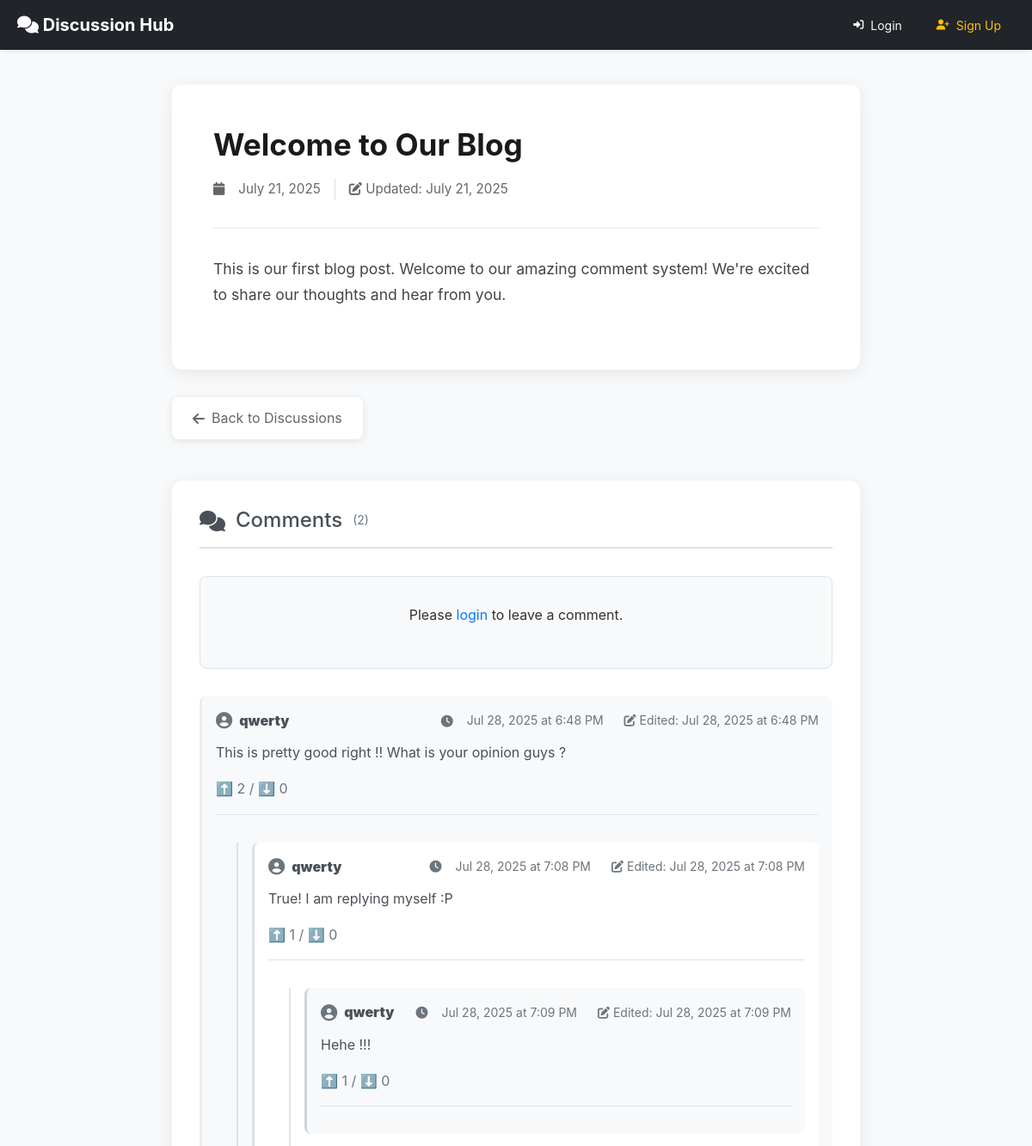
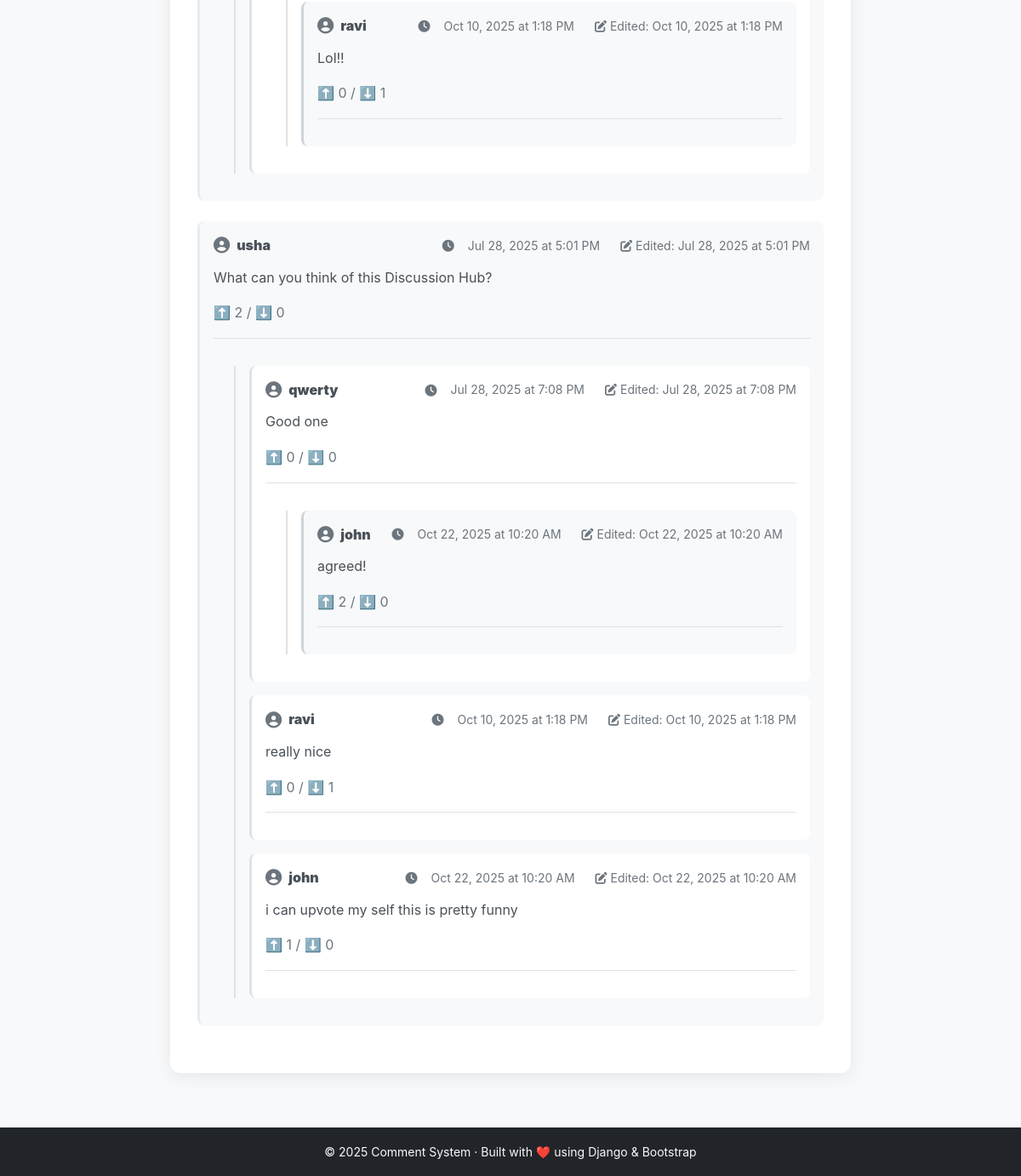
/page/1/, run on the app's committed database (2 pictures, top to bottom).
### comments/models.py (models this page shows, shortened)
class Page(models.Model):
    title = models.CharField(max_length=200)
    content = models.TextField()
    created_at = models.DateTimeField(auto_now_add=True)
    updated_at = models.DateTimeField(auto_now=True)
    class Meta:
        ordering = ['-created_at']

class Comment(models.Model):
    page = models.ForeignKey(Page, on_delete=models.CASCADE, related_name='comments')
    author = models.ForeignKey(User, on_delete=models.CASCADE)
    content = models.TextField()
    created_at = models.DateTimeField(auto_now_add=True)
    updated_at = models.DateTimeField(auto_now=True)
    parent = models.ForeignKey('self', null=True, blank=True, on_delete=models.CASCADE, related_name='replies')
    def get_replies(self):
        return Comment.objects.filter(parent=self).order_by('created_at')
    @property
    def upvote_count(self):
        return self.votes.filter(vote_type='up').count()
    @property
    def downvote_count(self):
        return self.votes.filter(vote_type='down').count()
    is_deleted = models.BooleanField(default=False)  # NEW FIELD
    def can_be_edited_by(self, user):
        return (
            user == self.author and
            not self.is_deleted and
            timezone.now() <= self.created_at + timedelta(minutes=settings.COMMENT_EDIT_TIMEOUT_MINUTES)
        )
    def can_be_deleted_by(self, user):
        return user == self.author and not self.is_deleted
    class Meta:
        ordering = ['created_at']

### comments/views.py (the view)
# urls.py: path('page/<int:page_id>/', views.page_detail, name='page_detail'),
def page_detail(request, page_id):
    cache_key = f'page_{page_id}'
    page = cache.get(cache_key)
    if not page:
        page = get_object_or_404(Page, pk=page_id)
        cache.set(cache_key, page, timeout=CACHE_TTL)
    top_level_comments = Comment.objects.filter(
        page=page,
        parent__isnull=True,
        is_deleted=False
    ).select_related('author').prefetch_related('votes').order_by('-created_at')
    annotated_comments = annotate_comments(top_level_comments, request.user)
    paginator = Paginator(annotated_comments, 10)  # 10 comments per page
    page_number = request.GET.get('page', 1)
    page_obj = paginator.get_page(page_number)
    if request.method == 'POST' and request.user.is_authenticated:
        form = CommentForm(request.POST)
        if form.is_valid():
            comment = form.save(commit=False)
            comment.author = request.user
            comment.page = page
            parent_comment = form.cleaned_data.get('parent_id')
            if parent_comment:
                comment.parent = parent_comment
            comment.save()
            cache.delete(f'page_{page_id}')
            try:
                channel_layer = get_channel_layer()
                async_to_sync(channel_layer.group_send)(
                    f'comments_page_{page_id}',
                    {
                        'type': 'comment_message',
                        'comment': {
                            'id': comment.id,
                            'author': comment.author.username,
                            'content': comment.content,
                            'created_at': comment.created_at.isoformat(),
                            'parent_id': comment.parent_id
                        }
                    }
                )
                if comment.parent and comment.parent.author != request.user:
                    async_to_sync(channel_layer.group_send)(
                        f'notifications_{comment.parent.author.id}',
                        {
                            'type': 'notification_message',
                            'message': f'{request.user.username} replied to your comment',
                            'comment_id': comment.id,
                            'page_id': page_id
                        }
                    )
            except Exception as e:
                print(f"WebSocket error: {e}")
            if parent_comment:
                messages.success(request, 'Reply added successfully!')
            else:
                messages.success(request, 'Comment added successfully!')
            return redirect('comments:page_detail', page_id=page_id)
    else:
        form = CommentForm()
    return render(request, 'comments/page_detail.html', {
        'page': page,
        'comments': page_obj,
        'comment_form': form,
        'page_obj': page_obj
    })

### comments/views.py (called while the page is built)
def annotate_comments(comments, user):
    annotated = []
    for comment in comments:
        if user.is_authenticated:
            try:
                user_vote = comment.votes.get(user=user)
                comment.user_vote = user_vote.vote_type
            except Vote.DoesNotExist:
                comment.user_vote = None
        else:
            comment.user_vote = None
        comment.can_edit = comment.can_be_edited_by(user)
        comment.can_delete = comment.can_be_deleted_by(user)
        annotated.append(comment)
    return annotated

### comments/templates/comments/page_detail.html (shortened to what this page needs)
{% extends 'comments/base.html' %}
{% block content %}
<div class="page-detail">
    <article class="post">
        <header class="post-header">
            <h2>{{ page.title }}</h2>
            <div class="post-meta">
                <i class="fas fa-calendar"></i>
                <span>{{ page.created_at|date:"F d, Y" }}</span>
                {% if page.updated_at != page.created_at %}
                    <span class="updated">
                        <i class="fas fa-edit"></i>
                        Updated: {{ page.updated_at|date:"F d, Y" }}
                    </span>
                {% endif %}
            </div>
        </header>
        <div class="post-content">
            {{ page.content|linebreaks }}
        </div>
    </article>
    <nav class="post-navigation">
        <a href="{% url 'comments:homepage' %}" class="back-link">
            <i class="fas fa-arrow-left"></i> Back to Discussions
        </a>
    </nav>
    <section class="comments-section">
        <div class="comments-header">
            <h3>
                <i class="fas fa-comments"></i> Comments
                <span class="comment-count">({{ page_obj.paginator.count }})</span>
            </h3>
        </div>
        <div class="comment-form-wrapper" id="main-comment-form">
            {% if user.is_authenticated %}
                <form method="post" class="comment-form">
                    {% csrf_token %}
                    <div class="form-group">
                        <label for="{{ comment_form.content.id_for_label }}">
                            <i class="fas fa-comment"></i> Add a comment:
                        </label>
                        {{ comment_form.content }}
                    </div>
                    <input type="hidden" name="parent_id" value="">
                    <div class="form-actions">
                        <button type="submit" class="btn btn-primary">
                            <i class="fas fa-paper-plane"></i> Post Comment
                        </button>
                    </div>
                </form>
            {% else %}
                <div class="login-prompt">
                    <p>Please <a href="{% url 'login' %}?next={{ request.path }}">login</a> to leave a comment.</p>
                </div>
            {% endif %}
        </div>
        <div class="comments-container">
            {% if page_obj %}
                {% for comment in page_obj %}
                    {% include 'comments/comment_display.html' with comment=comment %}
                {% endfor %}
            {% else %}
                <div class="no-comments">
                    <i class="fas fa-comment-slash"></i>
                    <p>No comments yet. Be the first to share your thoughts!</p>
                </div>
            {% endif %}
        </div>
    </section>
</div>
{% endblock %}

### comments/templates/comments/comment_display.html
<div class="comment{% if comment.is_deleted %} deleted{% endif %}" data-comment-id="{{ comment.id }}">
    <div class="comment-content">
        <div class="comment-header d-flex justify-content-between">
            <div class="comment-author">
                <i class="fas fa-user-circle"></i>
                <strong>{{ comment.author.username }}</strong>
            </div>
            <div class="comment-meta text-muted small">
                <i class="fas fa-clock"></i>
                {{ comment.created_at|date:"M d, Y \a\t g:i A" }}
                {% if comment.updated_at != comment.created_at %}
                    <span class="ms-2">
                        <i class="fas fa-edit"></i>
                        Edited: {{ comment.updated_at|date:"M d, Y \a\t g:i A" }}
                    </span>
                {% endif %}
            </div>
        </div>
        <div class="comment-text mt-2">
            {% if comment.is_deleted %}
                <em>[This comment was deleted]</em>
            {% else %}
                {{ comment.content|linebreaks }}
            {% endif %}
        </div>
        {% if not comment.is_deleted %}
        <div class="comment-actions d-flex align-items-center gap-3 mt-2">
            {% if user.is_authenticated %}
                <form method="post" action="{% url 'comments:vote_comment' comment.id %}" style="display:inline;">
                    {% csrf_token %}
                    <input type="hidden" name="vote_type" value="up">
                    <button type="submit" class="btn btn-sm btn-outline-success">⬆️</button>
                </form>
                <span class="text-muted">{{ comment.upvote_count }} / {{ comment.downvote_count }}</span>
                <form method="post" action="{% url 'comments:vote_comment' comment.id %}" style="display:inline;">
                    {% csrf_token %}
                    <input type="hidden" name="vote_type" value="down">
                    <button type="submit" class="btn btn-sm btn-outline-danger">⬇️</button>
                </form>
                <button class="reply-btn btn btn-sm btn-link" data-comment-id="{{ comment.id }}">
                    <i class="fas fa-reply"></i> Reply
                </button>
                {% if user == comment.author %}
                    <a href="{% url 'comments:edit_comment' comment.id %}" class="btn btn-sm btn-outline-secondary">
                        <i class="fas fa-edit"></i> Edit
                    </a>
                    <a href="{% url 'comments:delete_comment' comment.id %}" class="btn btn-sm btn-outline-danger">
                        <i class="fas fa-trash"></i> Delete
                    </a>
                {% endif %}
            {% else %}
                <span class="text-muted">
                    ⬆️ {{ comment.upvote_count }} / ⬇️ {{ comment.downvote_count }}
                </span>
            {% endif %}
        </div>
        {% endif %}
    </div>
    <div class="reply-form-container" id="reply-form-{{ comment.id }}"></div>
    {% if comment.get_replies %}
        <div class="comment-replies ms-4 mt-3">
            {% for reply in comment.get_replies %}
                {% include 'comments/comment_display.html' with comment=reply %}
            {% endfor %}
        </div>
    {% endif %}
</div>

### comments/static/comments/style.css (style rules this page uses)
* { margin: 0; padding: 0; box-sizing: border-box; }
body { font-family: -apple-system, BlinkMacSystemFont, 'Segoe UI', Roboto, Oxygen, Ubuntu, Cantarell, sans-serif; line-height: 1.6; color: #333; background-color: #f5f7fa; }
.post-meta { color: #888; font-size: 0.9rem; margin-bottom: 1rem; display: flex; align-items: center; gap: 0.5rem; }
.page-detail { max-width: 800px; margin: 0 auto; }
.post { background: white; border-radius: 12px; padding: 3rem; box-shadow: 0 4px 20px rgba(0,0,0,0.08); margin-bottom: 2rem; }
.post-header { margin-bottom: 2rem; padding-bottom: 1rem; border-bottom: 2px solid #f0f2f5; }
.post-header h2 { color: #1a1a1a; font-size: 2.2rem; font-weight: 700; line-height: 1.3; margin-bottom: 1rem; }
.post-meta { color: #666; font-size: 0.95rem; display: flex; align-items: center; gap: 1rem; }
.post-meta .updated { padding-left: 1rem; border-left: 1px solid #ddd; }
.post-content { font-size: 1.1rem; line-height: 1.7; color: #444; }
.post-content p { margin-bottom: 1.5rem; }
.post-navigation { margin-bottom: 3rem; }
.back-link { display: inline-flex; align-items: center; gap: 0.5rem; color: #666; text-decoration: none; padding: 0.75rem 1.5rem; background: white; border-radius: 8px; box-shadow: 0 2px 10px rgba(0,0,0,0.1); transition: all 0.2s; }
.comments-section { background: white; border-radius: 12px; padding: 2rem; box-shadow: 0 4px 20px rgba(0,0,0,0.08); }
.comments-section h3 { color: #1a1a1a; font-size: 1.5rem; margin-bottom: 1.5rem; }
.comment { margin-bottom: 1.5rem; padding: 1rem; background: #f8f9fa; border-radius: 8px; border-left: 3px solid #e9ecef; }
.comment-content { margin-bottom: 1rem; }
.comment-header { display: flex; justify-content: space-between; align-items: center; margin-bottom: 0.75rem; flex-wrap: wrap; gap: 0.5rem; }
.comment-author { display: flex; align-items: center; gap: 0.5rem; font-weight: 600; color: #495057; }
.comment-author i { color: #6c757d; font-size: 1.2rem; }
.comment-meta { display: flex; align-items: center; gap: 1rem; font-size: 0.875rem; color: #6c757d; }
.comment-text { margin: 0.75rem 0; color: #495057; line-height: 1.6; }
.comment-actions { display: flex; gap: 1rem; margin-top: 0.75rem; }
.comment-replies { margin-left: 2rem; margin-top: 1rem; padding-left: 1rem; border-left: 2px solid #dee2e6; }
.comment-replies .comment { background: #ffffff; border-left: 3px solid #dee2e6; margin-bottom: 1rem; }
.comment-replies .comment-replies .comment { background: #f8f9fa; border-left: 3px solid #ced4da; }
.reply-form-container { margin-top: 1rem; padding-top: 1rem; border-top: 1px solid #dee2e6; }
.comment-form-wrapper { margin-bottom: 2rem; }
.comments-header { margin-bottom: 2rem; padding-bottom: 1rem; border-bottom: 2px solid #dee2e6; }
.comments-header h3 { display: flex; align-items: center; gap: 0.75rem; margin: 0; color: #495057; }
.comment-count { font-size: 0.875rem; color: #6c757d; font-weight: normal; }
.login-prompt { text-align: center; padding: 2rem; background: #f8f9fa; border-radius: 8px; border: 1px solid #dee2e6; }
.login-prompt a { color: #007bff; text-decoration: none; }

### data on the page
Page: title "Welcome to Our Blog", created_at "July 21, 2025", updated_at "July 21, 2025", content "This is our first blog post. Welcome to our amazing comment system! We're excited to share our thoughts and hear from you."
Comment: author.username "qwerty", created_at "Jul 28, 2025 at 6:48 PM", updated_at "Jul 28, 2025 at 6:48 PM", content "This is pretty good right !! What is your opinion guys ?", upvote_count "2", downvote_count "0"
Comment: author.username "qwerty", created_at "Jul 28, 2025 at 7:08 PM", updated_at "Jul 28, 2025 at 7:08 PM", content "True! I am replying myself :P", upvote_count "1", downvote_count "0"
Comment: author.username "qwerty", created_at "Jul 28, 2025 at 7:09 PM", updated_at "Jul 28, 2025 at 7:09 PM", content "Hehe !!!", upvote_count "1", downvote_count "0"
Comment: author.username "ravi", created_at "Oct 10, 2025 at 1:18 PM", updated_at "Oct 10, 2025 at 1:18 PM", content "Lol!!", upvote_count "0", downvote_count "1"
Comment: author.username "usha", created_at "Jul 28, 2025 at 5:01 PM", updated_at "Jul 28, 2025 at 5:01 PM", content "What can you think of this Discussion Hub?", upvote_count "2", downvote_count "0"
Comment: author.username "qwerty", created_at "Jul 28, 2025 at 7:08 PM", updated_at "Jul 28, 2025 at 7:08 PM", content "Good one", upvote_count "0", downvote_count "0"
Comment: author.username "john", created_at "Oct 22, 2025 at 10:20 AM", updated_at "Oct 22, 2025 at 10:20 AM", content "agreed!", upvote_count "2", downvote_count "0"
Comment: author.username "ravi", created_at "Oct 10, 2025 at 1:18 PM", updated_at "Oct 10, 2025 at 1:18 PM", content "really nice", upvote_count "0", downvote_count "1"
Comment: author.username "john", created_at "Oct 22, 2025 at 10:20 AM", updated_at "Oct 22, 2025 at 10:20 AM", content "i can upvote my self this is pretty funny", upvote_count "1", downvote_count "0"

### other printed values
{{ page_obj.paginator.count }} "2"
